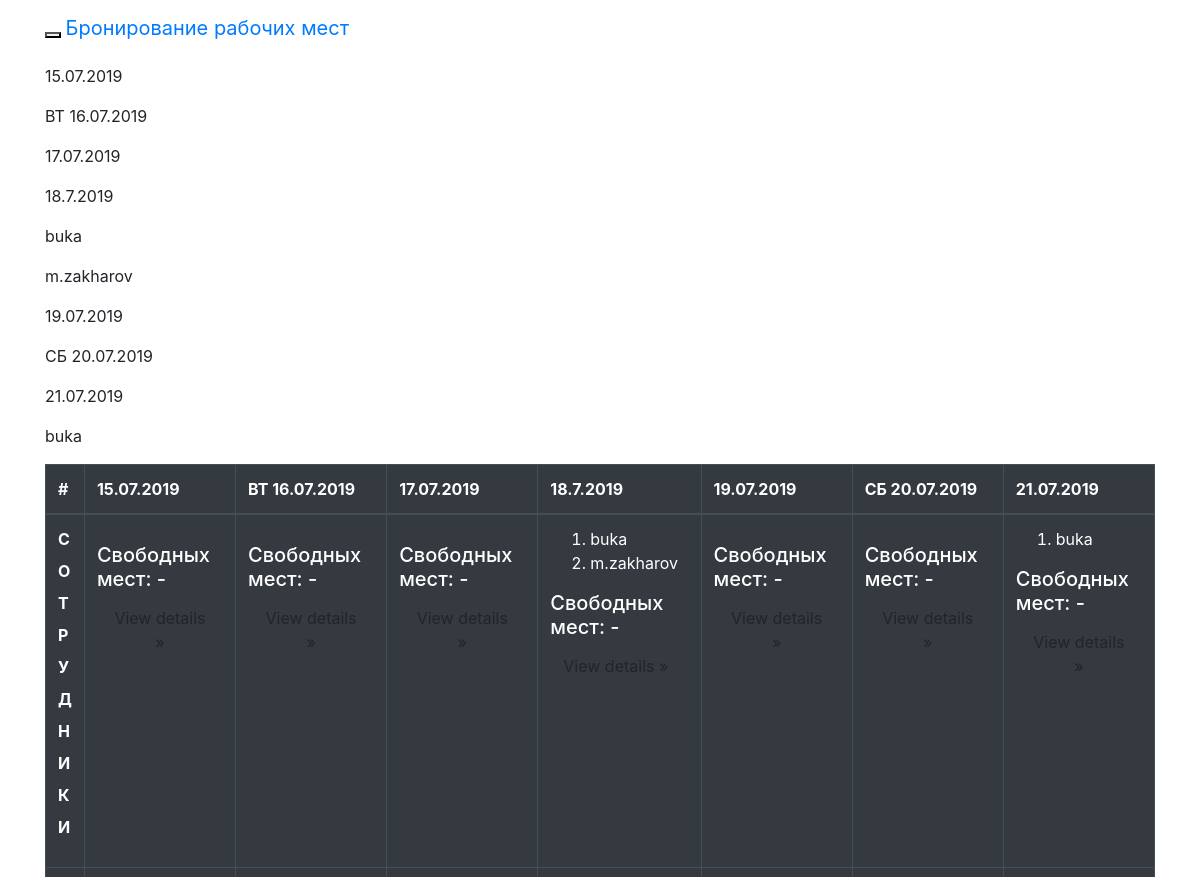
Before: / (upper part) with the older database file.
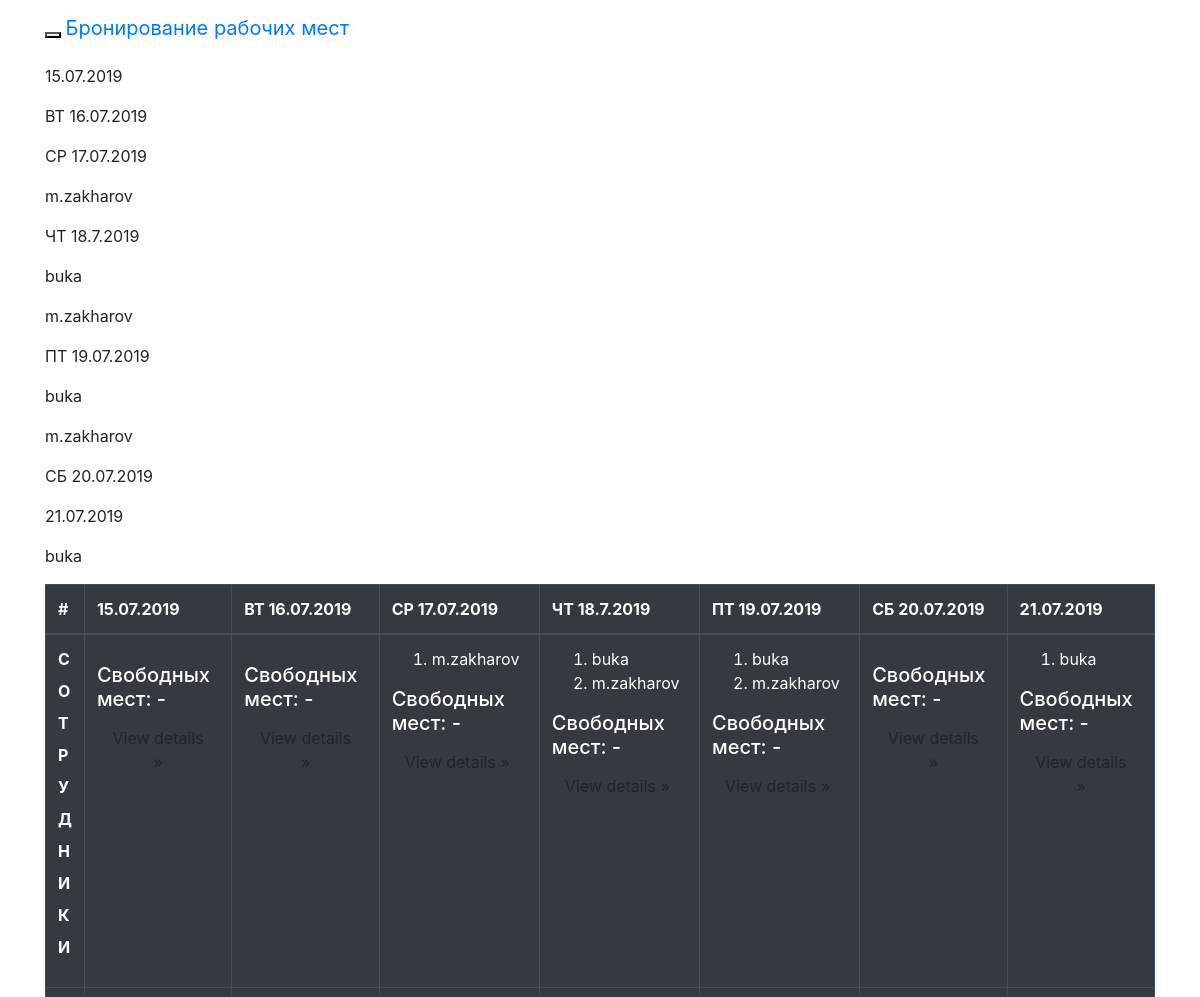
After: the same page with the newer database file.
### booking/models.py (models this page shows)
class Booking(models.Model):
    title = models.CharField(max_length=64)
    day = models.DateField()
    user = models.ManyToManyField(settings.AUTH_USER_MODEL, blank=True)
    class Meta:
        ordering = ['-day']

### booking/views.py (the view)
# urls.py: path('', index)
def index(request):
    template = loader.get_template('booking/index.html')
    first_date = datetime.datetime.now()
    weekday = datetime.datetime.now().weekday()
    weekdays = {0: 'ПН', 1: 'ВТ', 2: 'СР', 3: 'ЧТ', 4: 'ПТ', 5: 'СБ', 6: 'ВС'}
    book_list = []
    for i in range(0, 7):
        date = first_date + datetime.timedelta(days=i - weekday)
        title = f'{weekdays.get(i)} {date.strftime("%d.%m.%Y")}'
        book_object, status = Booking.objects.get_or_create(day=date, defaults={'title': title})
        book_list.append(book_object)
    context = {'booking': book_list}
    return HttpResponse(template.render(context, request))

### booking/templates/booking/index.html (shortened to what this page needs)
{% load staticfiles %}
<!DOCTYPE html>
<html lang="en">
<head>
    <link rel="stylesheet" href="{% static 'css/bootstrap.min.css' %}">
</head>
<body>
<div class="navbar navbar-inverse navbar-fixed-top" role="navigation">
    <div class="container">
        <div class="navbar-header">
            <button type="button" class="navbar-toggle" data-toggle="collapse" data-target=".navbar-collapse">
            </button>
            <a class="navbar-brand" href="#">Бронирование рабочих мест</a>
        </div>
    </div>
</div>
<div class="container">
    {% for object in booking %}
        <p>{{ object.title }}</p>
        {% for user in object.user.all %}
            <p>{{ user.username }}</p>
        {% endfor %}
    {% endfor %}
    <table class="table table-bordered table-dark">
        <thead>
        <tr>
            <th scope="col">#</th>
            {% for object in booking %}
                <th scope="col">{{ object.title }}</th>
            {% endfor %}
        </tr>
        </thead>
        <tbody>
        <tr>
            <th scope="row">
                <dl>
                    <dd>C</dd>
                    <dd>О</dd>
                    <dd>Т</dd>
                    <dd>Р</dd>
                    <dd>У</dd>
                    <dd>Д</dd>
                    <dd>Н</dd>
                    <dd>И</dd>
                    <dd>К</dd>
                    <dd>И</dd>
                </dl>
            </th>
            {% for object in booking %}
                <td onclick="document.location='page/new.html'" scope="col">
                    <ol type="!">
                        {% for user in object.user.all %}
                            <li>{{ user.username }}</li>
                        {% endfor %}
                    </ol>
                    <h5>Свободных мест: -</h5>
                    <p><a class="btn btn-default" href="#" role="button">View details »</a></p>
                </td>
            {% endfor %}
        </tr>
        <tr>
        <th scope="row">#</th>
                {% for object in booking %}
                <td scope="col">
                </td>
            {% endfor %}
        </tr>
        </tbody>
    </table>
</div>
</body>
</html>

Changed rows visible on the page:
changed Booking (number 3 of 7 on the later page): title "17.07.2019" → "СР 17.07.2019"; gains auth_user (username "m.zakharov")
changed Booking (number 4 of 7 on the later page): title "18.7.2019" → "ЧТ 18.7.2019"
changed Booking (number 5 of 7 on the later page): title "19.07.2019" → "ПТ 19.07.2019"; gains auth_user (username "buka"); gains auth_user (username "m.zakharov")
